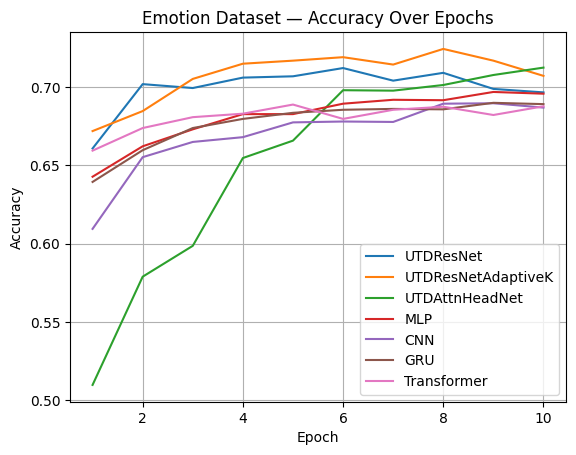

This figure's Python source:
import torch
import torch.nn as nn
import torch.nn.functional as F
from torch.utils.data import DataLoader, TensorDataset
from torch.optim import Adam
import matplotlib.pyplot as plt
from sklearn.model_selection import train_test_split
from sentence_transformers import SentenceTransformer
from datasets import load_dataset

# === LOAD DATA: EMOTION ===
dataset = load_dataset("emotion")
texts = dataset["train"]["text"] + dataset["test"]["text"]
labels = dataset["train"]["label"] + dataset["test"]["label"]

train_texts, test_texts, train_labels, test_labels = train_test_split(
    texts, labels, test_size=0.2, stratify=labels, random_state=42
)

model = SentenceTransformer("all-MiniLM-L6-v2")
X_train = model.encode(train_texts, convert_to_tensor=True)
X_test = model.encode(test_texts, convert_to_tensor=True)
y_train = torch.tensor(train_labels)
y_test = torch.tensor(test_labels)
train_loader = DataLoader(TensorDataset(X_train, y_train), batch_size=32, shuffle=True)
test_loader = DataLoader(TensorDataset(X_test, y_test), batch_size=32)
input_dim = X_train.shape[1]

# === MODELS ===
class UTDResNet(nn.Module):
    def __init__(self, input_dim, hidden_dim=64, num_classes=6):
        super().__init__()
        self.proj = nn.Linear(input_dim, hidden_dim)
        self.res = nn.Linear(hidden_dim, hidden_dim)
        self.norm = nn.LayerNorm(hidden_dim)
        self.fc = nn.Linear(hidden_dim, num_classes)
    def forward(self, x):
        h = F.relu(self.proj(x))
        r = F.relu(self.res(h))
        return self.fc(self.norm(h + r)), None

class UTDResNetAdaptiveK(nn.Module):
    def __init__(self, input_dim, hidden_dim=64, num_classes=6, k_min=4, k_max=16):
        super().__init__()
        self.proj = nn.Linear(input_dim, hidden_dim)
        self.tau = nn.Sequential(nn.Linear(input_dim, 1), nn.Sigmoid())
        self.k_min = k_min
        self.k_max = k_max
        self.res = nn.Linear(hidden_dim, hidden_dim)
        self.norm = nn.LayerNorm(hidden_dim)
        self.fc = nn.Linear(hidden_dim, num_classes)
    def forward(self, x):
        tau = self.tau(x).squeeze(-1)
        k_vals = (self.k_max - (self.k_max - self.k_min) * tau).round().clamp(min=1).int()
        with torch.no_grad():
            B = x.shape[0]
            dists = torch.cdist(x, x)
            topk_indices = [dists[i].topk(k=k_vals[i].item(), largest=False).indices for i in range(B)]
        h = F.relu(self.proj(x))
        agg = torch.stack([h[idx].mean(dim=0) for idx in topk_indices])
        r = F.relu(self.res(agg))
        return self.fc(self.norm(h + r)), None

class UTDAttnHeadNet(nn.Module):
    def __init__(self, input_dim, hidden_dim=64, num_heads=4, num_classes=6):
        super().__init__()
        self.proj = nn.Linear(input_dim, hidden_dim)
        self.heads = nn.ModuleList([nn.Linear(hidden_dim, hidden_dim) for _ in range(num_heads)])
        self.attn_weights = nn.Parameter(torch.ones(num_heads))
        self.norm = nn.LayerNorm(hidden_dim)
        self.fc = nn.Linear(hidden_dim, num_classes)
    def forward(self, x):
        h = F.relu(self.proj(x))
        head_outputs = []
        for head in self.heads:
            h_proj = head(h)
            scores = torch.cdist(h_proj, h_proj)
            scores = torch.softmax(-scores, dim=-1)
            h_head = torch.matmul(scores, h_proj)
            head_outputs.append(h_head)
        stacked = torch.stack(head_outputs)
        attn = torch.softmax(self.attn_weights, dim=0).view(-1, 1, 1)
        combined = (stacked * attn).sum(dim=0)
        return self.fc(self.norm(combined)), None

class MLP(nn.Module):
    def __init__(self, input_dim, hidden_dim=64, num_classes=6):
        super().__init__()
        self.net = nn.Sequential(nn.Linear(input_dim, hidden_dim), nn.ReLU(), nn.Linear(hidden_dim, num_classes))
    def forward(self, x): return self.net(x), None

class CNN(nn.Module):
    def __init__(self, input_dim, num_classes=6):
        super().__init__()
        self.conv = nn.Conv1d(1, 16, kernel_size=3, padding=1)
        self.fc = nn.Linear(16 * input_dim, num_classes)
    def forward(self, x):
        x = x.unsqueeze(1)
        x = F.relu(self.conv(x))
        return self.fc(x.view(x.size(0), -1)), None

class GRUModel(nn.Module):
    def __init__(self, input_dim, hidden_dim=64, num_classes=6):
        super().__init__()
        self.rnn = nn.GRU(input_dim, hidden_dim, batch_first=True)
        self.fc = nn.Linear(hidden_dim, num_classes)
    def forward(self, x):
        x = x.unsqueeze(1)
        _, h = self.rnn(x)
        return self.fc(h.squeeze(0)), None

class TransformerModel(nn.Module):
    def __init__(self, input_dim, num_classes=6):
        super().__init__()
        self.qkv = nn.Linear(input_dim, input_dim * 3)
        self.fc = nn.Linear(input_dim, num_classes)
    def forward(self, x):
        qkv = self.qkv(x).chunk(3, dim=-1)
        q, k, v = [z.unsqueeze(1) for z in qkv]
        attn = torch.softmax(torch.bmm(q, k.transpose(1, 2)) / x.size(1)**0.5, dim=-1)
        return self.fc(torch.bmm(attn, v).squeeze(1)), None

# === TRAINING FUNCTIONS ===
def train_epoch(model, loader, optimizer, loss_fn):
    model.train()
    for xb, yb in loader:
        optimizer.zero_grad()
        out, _ = model(xb)
        loss = loss_fn(out, yb)
        loss.backward()
        optimizer.step()

def evaluate(model, loader):
    model.eval()
    correct = 0
    with torch.no_grad():
        for xb, yb in loader:
            out, _ = model(xb)
            correct += (out.argmax(1) == yb).sum().item()
    return correct / len(loader.dataset)

# === MAIN LOOP ===
models = {
    "UTDResNet": UTDResNet(input_dim),
    "UTDResNetAdaptiveK": UTDResNetAdaptiveK(input_dim),
    "UTDAttnHeadNet": UTDAttnHeadNet(input_dim),
    "MLP": MLP(input_dim),
    "CNN": CNN(input_dim),
    "GRU": GRUModel(input_dim),
    "Transformer": TransformerModel(input_dim)
}

results = {}
for name, model in models.items():
    opt = Adam(model.parameters(), lr=1e-3)
    accs = []
    for epoch in range(10):
        train_epoch(model, train_loader, opt, nn.CrossEntropyLoss())
        acc = evaluate(model, test_loader)
        accs.append(acc)
    results[name] = accs

# === PLOTTING RESULTS ===
for name, accs in results.items():
    plt.plot(range(1, 11), accs, label=name)
plt.title("Emotion Dataset — Accuracy Over Epochs")
plt.xlabel("Epoch")
plt.ylabel("Accuracy")
plt.legend()
plt.grid(True)
plt.show()
